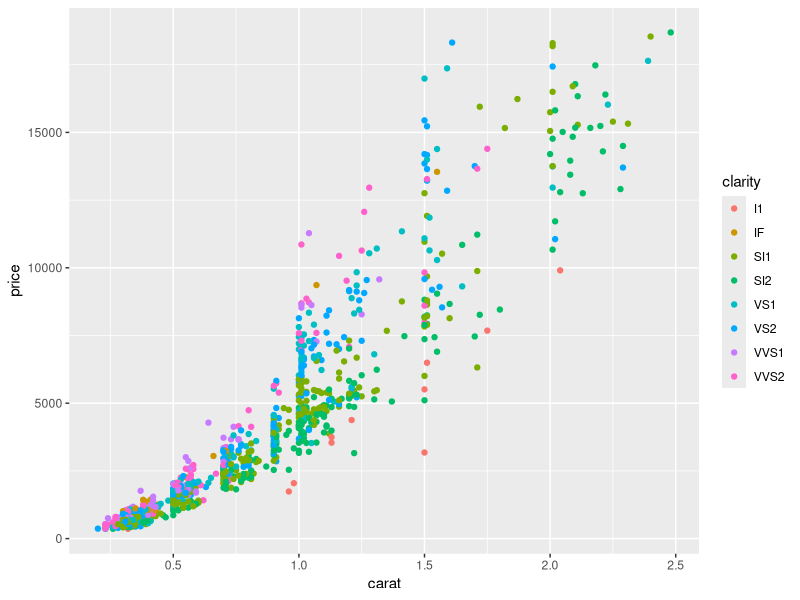
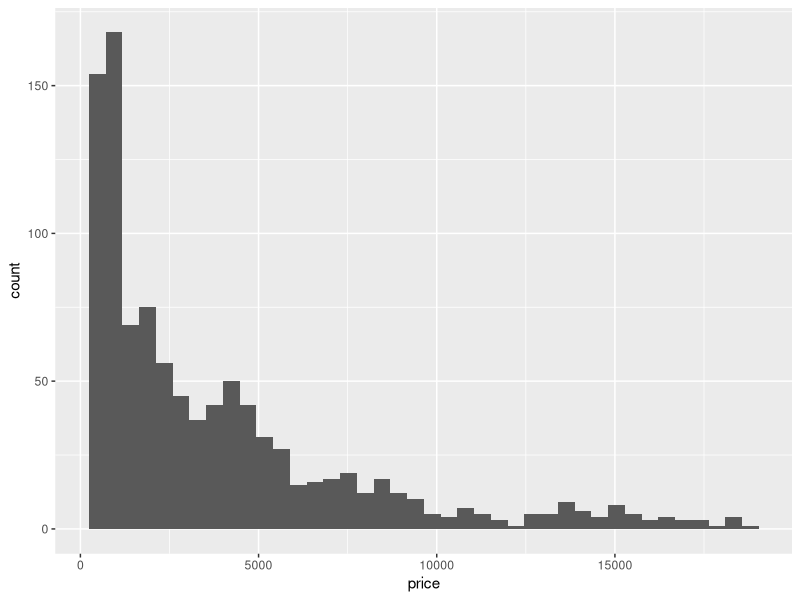
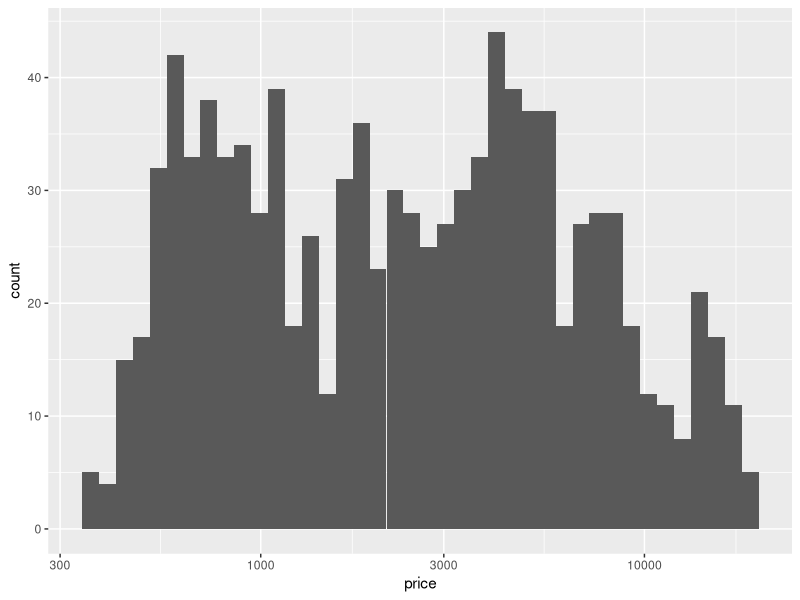
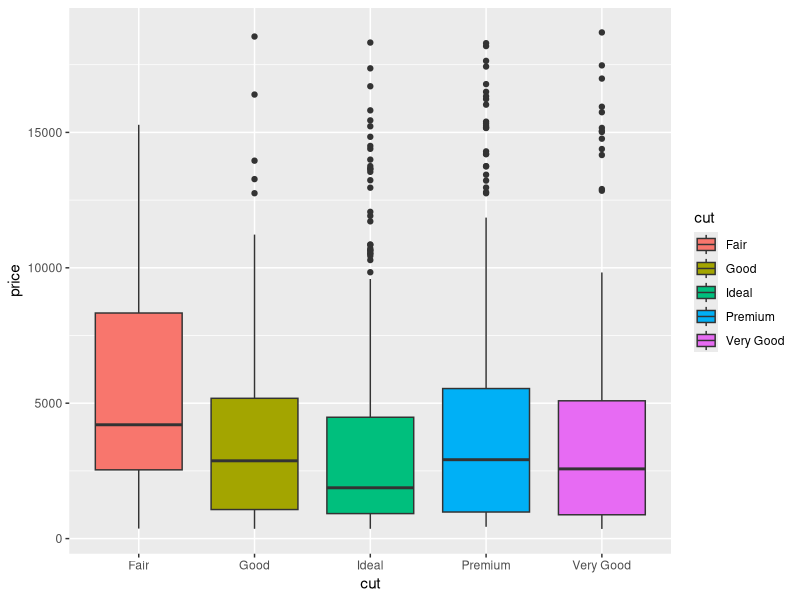
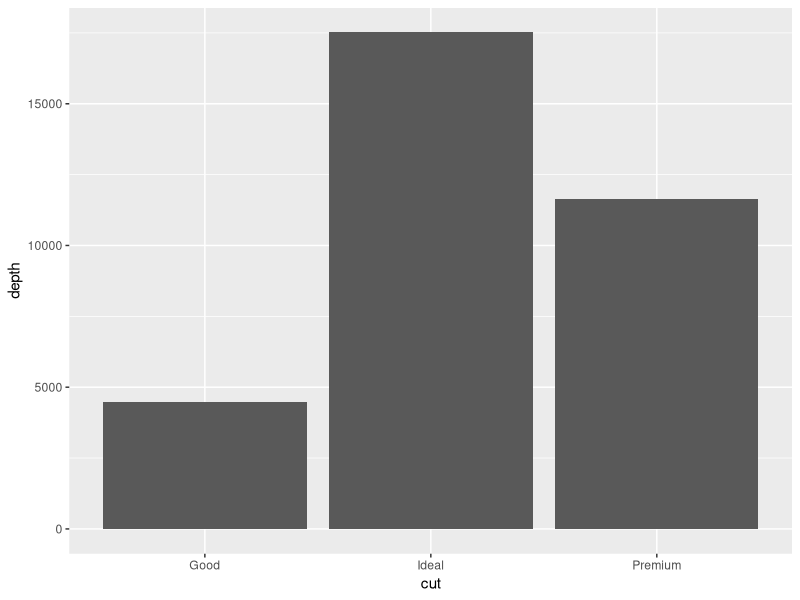
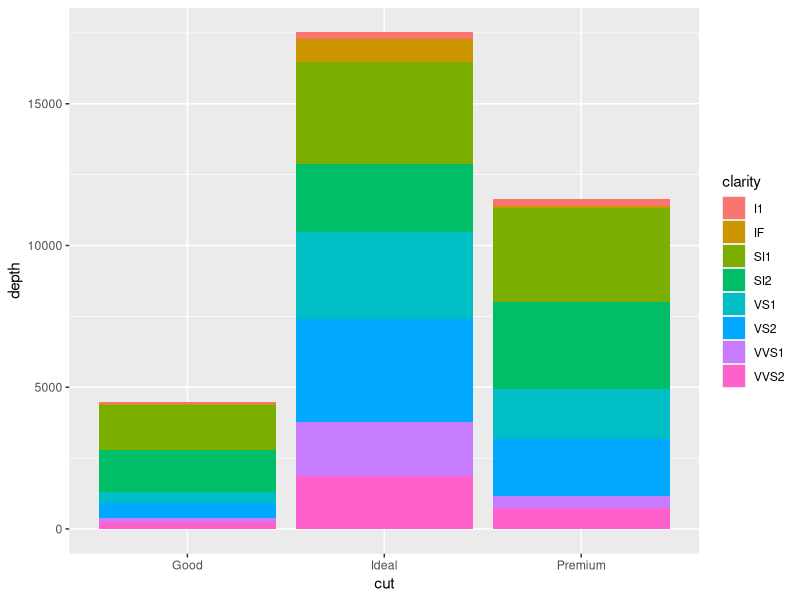
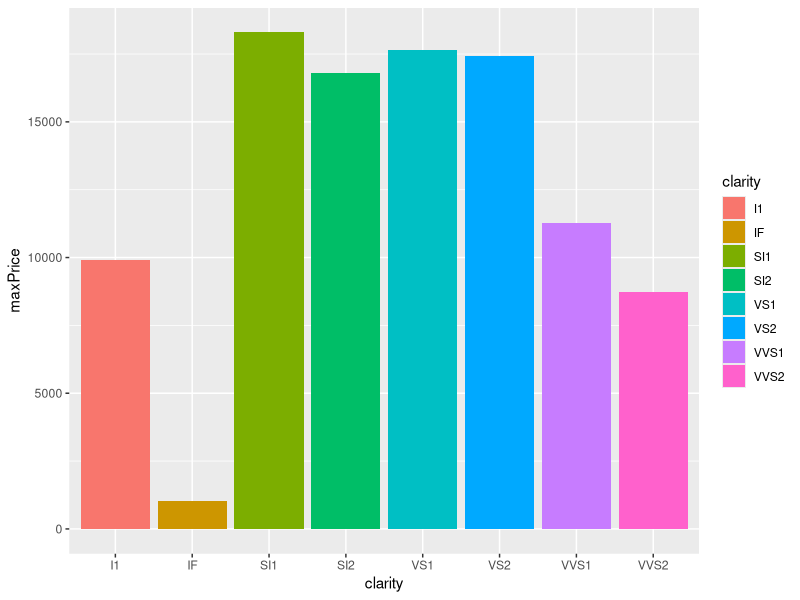

Write R code to recreate these figures, in order.
## ---- chunk 1
library(tidyverse)
library(ggplot2)
library(dplyr)

diamonds <- read_csv('diamonds.csv')
diamonds
## ---- chunk 2
by_carat_price <- diamonds %>%
  group_by(carat, price)

by_carat_price

ggplot(by_carat_price, aes(x=carat, y=price, color=clarity))+
  geom_point()

## ---- chunk 3
ggplot(diamonds, aes(x=price)) +
  geom_histogram(bins=40)

ggplot(diamonds, aes(x=price)) +
  geom_histogram(bins=40) + scale_x_log10()

## ---- chunk 4

ggplot(diamonds, aes(x=cut, y=price, fill=cut)) +
  geom_boxplot()
## ---- chunk 5
diamonds

filtered_price <- diamonds %>%
  filter(price > 1000, cut %in% c("Good","Ideal","Premium")) 

filtered_price
## ---- chunk 6
ggplot(filtered_price, aes(x=cut, y=depth)) +
  geom_col()
## ---- chunk 7
ggplot(filtered_price, aes(x=cut, y=depth , fill=clarity)) +
  geom_col()

## ---- chunk 8

median_dimension_diamond <- diamonds %>%
  group_by(cut) %>%
  summarize(mediaX = median(x), mediaY = median(y), mediaZ = median(z))

median_dimension_diamond
## ---- chunk 9
cut_premium <- diamonds %>%
  filter(cut == "Premium") %>%
  group_by(clarity) %>%
  summarize(minPrice = min(price), maxPrice = max(price))


cut_premium
## ---- chunk 10

ggplot(cut_premium, aes(x=clarity, y=maxPrice , fill=clarity)) +
  geom_col()
